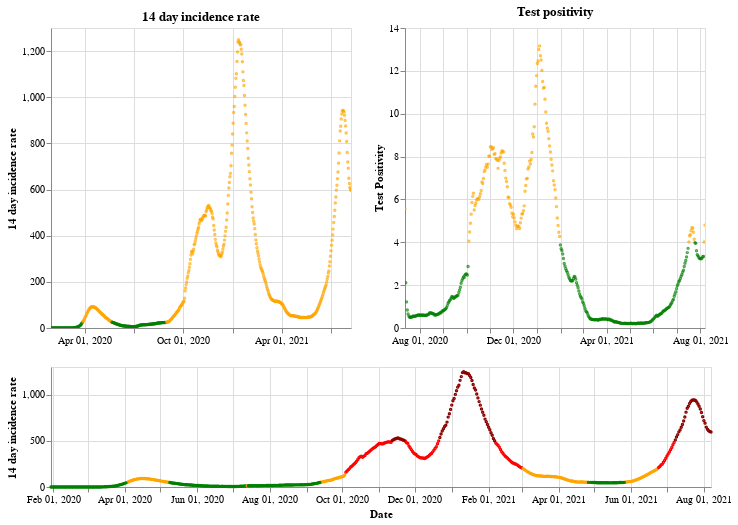

The notebook cell saved with this chart:
### Markdown cell above
## England

### Code cell
plot_traffic_light('England')

### Figure 1 — Vega-Lite specification as saved in the notebook (floating-point values rounded to 4 significant figures; data arrays with more than 128 entries replaced by an {"elided": "..."} marker saying what was removed)
{"config": {"view": {"continuousWidth": 400, "continuousHeight": 300}}, "vconcat": [{"hconcat": [{"mark": {"type": "point", "size": 2}, "encoding": {"color": {"condition": {"value": "green", "test": "(datum.twoWeeklyCasesRate <= 25)"}, "value": "orange"}, "tooltip": [{"type": "nominal", "field": "areaName"}, {"type": "temporal", "field": "date"}, {"type": "quantitative", "field": "twoWeeklyCasesRate"}, {"type": "quantitative", "field": "testPositivity"}], "x": {"type": "temporal", "axis": {"title": ""}, "field": "date", "scale": {"domain": {"selection": "DateBrush"}}, "timeUnit": "yearmonthdate"}, "y": {"type": "quantitative", "axis": {"title": "14 day incidence rate"}, "field": "twoWeeklyCasesRate"}}, "title": "14 day incidence rate", "width": 300}, {"mark": {"type": "point", "size": 2}, "encoding": {"color": {"condition": {"value": "green", "test": "(datum.testPositivity <= 4)"}, "value": "orange"}, "tooltip": [{"type": "nominal", "field": "areaName"}, {"type": "temporal", "field": "date"}, {"type": "quantitative", "field": "twoWeeklyCasesRate"}, {"type": "quantitative", "field": "testPositivity"}], "x": {"type": "temporal", "axis": {"title": ""}, "field": "date", "scale": {"domain": {"selection": "DateBrush"}}, "timeUnit": "yearmonthdate"}, "y": {"type": "quantitative", "axis": {"title": "Test Positivity"}, "field": "testPositivity"}}, "title": "Test positivity", "width": 300}]}, {"layer": [{"mark": {"type": "point", "size": 2}, "encoding": {"color": {"condition": {"value": "orange", "test": "(((datum.testPositivity < 4) && (datum.twoWeeklyCasesRate >= 50)) && (datum.twoWeeklyCasesRate < 200))"}, "value": "red"}, "opacity": {"condition": {"value": 1, "test": "((datum.twoWeeklyCasesRate >= 50) && (datum.twoWeeklyCasesRate < 500))"}, "value": 0}, "tooltip": [{"type": "nominal", "field": "areaName"}, {"type": "temporal", "field": "date"}, {"type": "quantitative", "field": "twoWeeklyCasesRate"}, {"type": "quantitative", "field": "testPositivity"}], "x": {"type": "temporal", "axis": {"title": "Date"}, "field": "date", "timeUnit": "yearmonthdate"}, "y": {"type": "quantitative", "axis": {"title": "14 day incidence rate"}, "field": "twoWeeklyCasesRate"}}, "selection": {"DateBrush": {"type": "interval", "encodings": ["x"], "fields": ["Time"]}}}, {"mark": {"type": "point", "size": 2}, "encoding": {"color": {"value": "darkred"}, "opacity": {"condition": {"value": 1, "test": "(datum.twoWeeklyCasesRate >= 500)"}, "value": 0}, "tooltip": [{"type": "nominal", "field": "areaName"}, {"type": "temporal", "field": "date"}, {"type": "quantitative", "field": "twoWeeklyCasesRate"}, {"type": "quantitative", "field": "testPositivity"}], "x": {"type": "temporal", "axis": {"title": "Date"}, "field": "date", "timeUnit": "yearmonthdate"}, "y": {"type": "quantitative", "axis": {"title": "14 day incidence rate"}, "field": "twoWeeklyCasesRate"}}}, {"mark": {"type": "point", "size": 2}, "encoding": {"color": {"condition": {"value": "green", "test": "((datum.testPositivity < 4) && (datum.twoWeeklyCasesRate < 50))"}, "value": "orange"}, "opacity": {"condition": {"value": 1, "test": "(datum.twoWeeklyCasesRate < 50)"}, "value": 0}, "tooltip": [{"type": "nominal", "field": "areaName"}, {"type": "temporal", "field": "date"}, {"type": "quantitative", "field": "twoWeeklyCasesRate"}, {"type": "quantitative", "field": "testPositivity"}], "x": {"type": "temporal", "axis": {"title": "Date"}, "field": "date", "timeUnit": "yearmonthdate"}, "y": {"type": "quantitative", "axis": {"title": "14 day incidence rate"}, "field": "twoWeeklyCasesRate"}}}], "height": 120, "width": 660}], "data": {"name": "data-6345258b076787baf604152b298e7a47"}, "$schema": "https://vega.github.io/schema/vega-lite/v4.8.1.json", "datasets": {"data-6345258b076787baf604152b298e7a47": {"elided": "556 records"}}}
